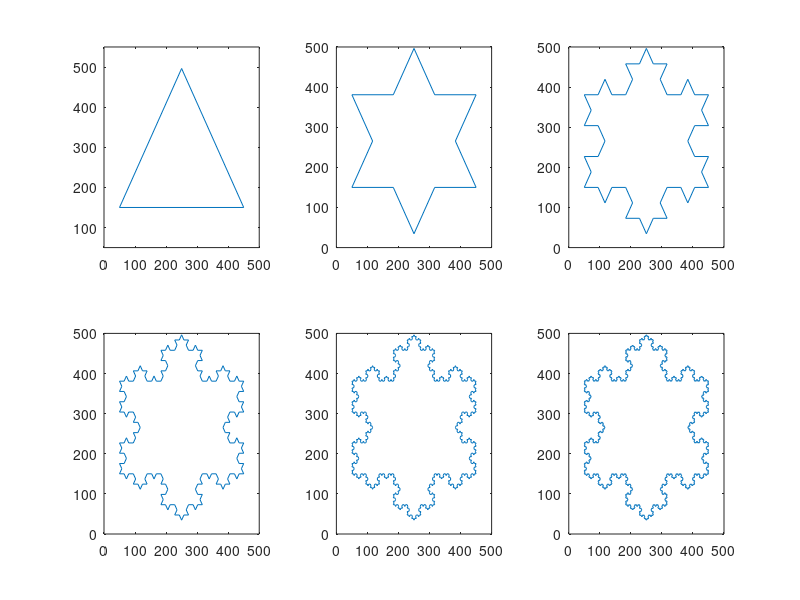

MATLAB code for this plot:
P = [50 150;450 150;50+400*cos(pi/3) 150+400*sin(pi/3); 50 150];
subplot(2, 3, 1); plot(P(:,1), P(:,2));
hold on; axis([0 500 50 550]);
for iter = 1:5
    newP = zeros(size(P,1)*4+1, 2);
    for i=1:size(P,1)-1
        newP(4*i+1,:) = P(i,:);
        newP(4*i+2,:) = (2*P(i,:) + P(i+1,:))/3;
        vector = P(i+1,:)-P(i,:);
        theta = atan2(vector(2), vector(1));
        vectorLen = sqrt(sum(vector.^2));
        newP(4*i+3,:) = newP(4*i+2,:) + (vectorLen/3)*[cos(theta-pi/3), sin(theta-pi/3)];
        newP(4*i+4,:) = (P(i,:) + 2*P(i+1,:))/3;
    end
    newP(4*size(P,1)+1,:) = P(size(P,1),:);
    nonzero = newP(:, 1)>0;
    P = cat(3, newP(nonzero, 1), newP(nonzero, 2));
    subplot(2, 3, iter+1); plot(P(:,1), P(:,2));
end